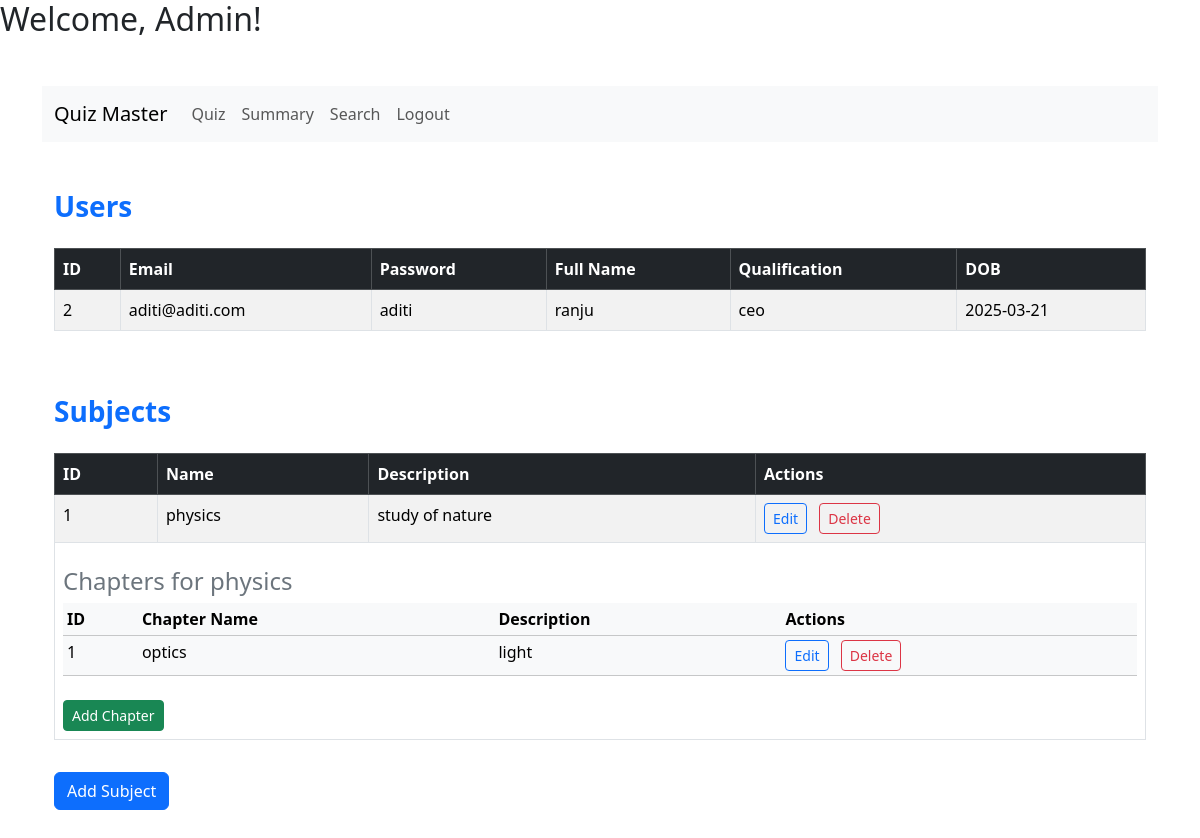
Before: /dashboard/admin/1 with the older database file.
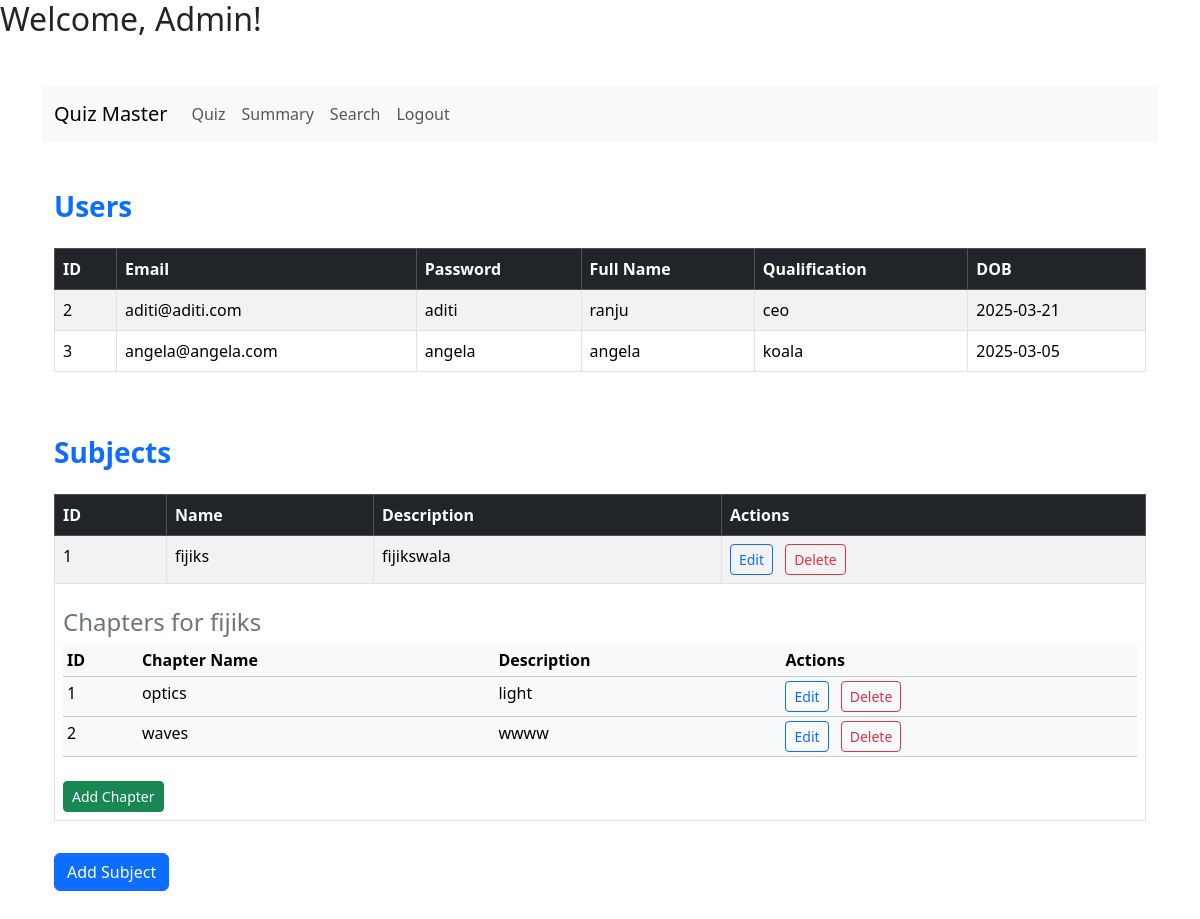
After: the same page with the newer database file.
### models/user.py (models this page shows)
class User(db.Model):
    id = db.Column(db.Integer, primary_key=True, autoincrement=True)
    email = db.Column(db.String(150), unique=True, nullable=False)
    password = db.Column(db.String(150), nullable=False)
    fullname = db.Column(db.String(150), nullable=False)
    qualification = db.Column(db.String(150))
    dob = db.Column(db.Date)
    role=db.Column(db.String(150),nullable=False,default="user")

### models/subject.py (models this page shows)
class Subject(db.Model):
    id = db.Column(db.Integer, primary_key=True)
    name = db.Column(db.String(150), nullable=False,unique=True)
    description = db.Column(db.Text)
    chapters = db.relationship('Chapter', backref='subject', lazy=True)

### models/chapter.py (models this page shows)
class Chapter(db.Model):
    id = db.Column(db.Integer, primary_key=True)
    name = db.Column(db.String(150), nullable=False,unique=True)
    description = db.Column(db.Text)
    subject_id = db.Column(db.Integer, db.ForeignKey('subject.id'), nullable=False)
    quizzes = db.relationship('Quiz', backref='chapter', lazy=True)

### app.py (the view)
@app.route("/dashboard/<string:role>/<int:id>")
def path(role, id):
    if role == "user":
        name = User.query.filter_by(id=id).fullname
        return redirect(url_for("userdashboard", id=id, name=name))
    elif role == "admin":
        return render_template(
            "admindashboard.html", users=User.query.all(), subjects=Subject.query.all()
        )

### templates/admindashboard.html (shortened to what the changed rows need)
{% extends "base.html" %}
{% block content %}
<div class="container my-5">
    <div class="table-responsive">
        <table class="table table-striped table-hover table-bordered">
            <thead class="table-dark">
                <tr>
                    <th scope="col">ID</th>
                    <th scope="col">Email</th>
                    <th scope="col">Password</th>
                    <th scope="col">Full Name</th>
                    <th scope="col">Qualification</th>
                    <th scope="col">DOB</th>
                </tr>
            </thead>
            <tbody>
                {% for user in users %}
                {% if user.role != "admin" %}
                <tr>
                    <td>{{ user.id }}</td>
                    <td>{{ user.email }}</td>
                    <td>{{ user.password }}</td>
                    <td>{{ user.fullname }}</td>
                    <td>{{ user.qualification }}</td>
                    <td>{{ user.dob }}</td>
                </tr>
                {% endif %}
                {% endfor %}
            </tbody>
        </table>
    </div>
    <div class="table-responsive">
        <table class="table table-striped table-hover table-bordered">
            <thead class="table-dark">
                <tr>
                    <th scope="col">ID</th>
                    <th scope="col">Name</th>
                    <th scope="col">Description</th>
                    <th scope="col">Actions</th>
                </tr>
            </thead>
            <tbody>
                {% for subject in subjects %}
                <tr>
                    <td>{{ subject.id }}</td>
                    <td>{{ subject.name }}</td>
                    <td>{{ subject.description }}</td>
                    <td>
                        <button type="button" onclick="location.href='{{ url_for('editsubject', id=subject.id) }}'" class="btn btn-outline-primary btn-sm me-2">Edit</button>
                        <button type="button" onclick="location.href='{{ url_for('deletesubject', id=subject.id) }}'" class="btn btn-outline-danger btn-sm">Delete</button>
                    </td>
                </tr>
                <tr>
                    <td colspan="4">
                        <h4 class="mt-3 text-secondary">Chapters for {{ subject.name }}</h4>
                        <div class="table-responsive">
                            <table class="table table-light table-sm">
                                <thead>
                                    <tr>
                                        <th scope="col">ID</th>
                                        <th scope="col">Chapter Name</th>
                                        <th scope="col">Description</th>
                                        <th scope="col">Actions</th>
                                    </tr>
                                </thead>
                                <tbody>
                                    {% for chapter in subject.chapters %}
                                    {% if chapter is not none %}
                                    <tr>
                                        <td>{{ chapter.id }}</td>
                                        <td>{{ chapter.name }}</td>
                                        <td>{{ chapter.description }}</td>
                                        <td>
                                            <button type="button" onclick="location.href='{{ url_for('editchapter', id=chapter.id) }}'" class="btn btn-outline-primary btn-sm me-2">Edit</button>
                                            <button type="button" onclick="location.href='{{ url_for('deletechapter', id=chapter.id) }}'" class="btn btn-outline-danger btn-sm">Delete</button>
                                        </td>
                                    </tr>
                                    {% endif %}
                                    {% endfor %}
                                </tbody>
                            </table>
                        </div>
                        <button type="button" onclick="location.href='{{ url_for('addchapter', subjectid=subject.id) }}'" class="btn btn-success btn-sm mt-2">Add Chapter</button>
                    </td>
                </tr>
                {% endfor %}
            </tbody>
        </table>
    </div>
</div>
{% endblock %}

Changed rows visible on the page:
added User: id "3", email "angela@angela.com", password "angela", fullname "angela", qualification "koala", dob "2025-03-05"
changed Subject id 1: name "physics" → "fijiks"; description "study of nature" → "fijikswala"
added Chapter: id "2", name "waves", description "wwww"
